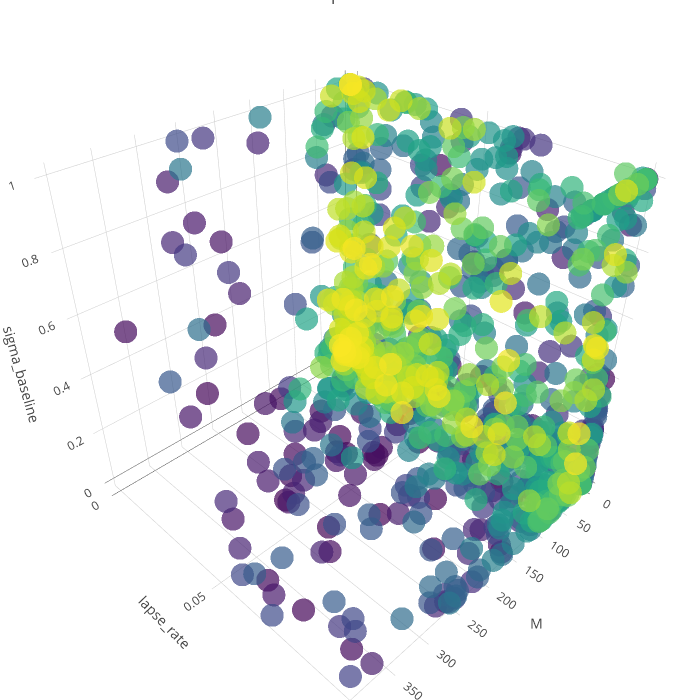

Source (notebook cell):
### Code cell
# Filter the start of steps only
df_cmaes_traj = df_best_fits[df_best_fits['step'] < 1000]
# result_to_color = np.array(df_cmaes_traj['dist_nll92'])
result_to_color = np.array(df_cmaes_traj['step'])
# result_to_color = np.log(result_to_color)

text = ['> %s' % (x) for x in result_to_color]

trace1 = go.Scatter3d(
        x = df_cmaes_traj['M'],
        y = df_cmaes_traj['lapse_rate'],
        z = df_cmaes_traj['sigma_baseline'],
        text = text,
        mode = 'markers',
        marker = go.Marker(
            color = result_to_color,
            size = 8,
            colorscale='Viridis',
            opacity=0.7
        )
    )
data = [trace1]
layout = go.Layout(
    title='Landscape for NLL92',
    autosize=False,
    width=700,
    height=700,
    margin=dict(
        l=0,
        r=0,
        b=0,
        t=0),
    scene=go.Scene(
        xaxis=go.XAxis(
            title='M',
        ),
        yaxis=go.YAxis(
            title='lapse_rate',
        ),
        zaxis=go.ZAxis(
            title='sigma_baseline',
        )
    )
)
fig = go.Figure(data=data, layout=layout)
py.iplot(fig)

### Figure 1 — Plotly figure (JSON) as saved in the notebook; plotly's stock layout.template omitted (floating-point values rounded to 4 significant figures; data arrays with more than 128 entries replaced by an {"elided": "..."} marker saying what was removed)
{"data": [{"marker": {"color": {"elided": "952 int values"}, "colorscale": "Viridis", "opacity": 0.7, "size": 8}, "mode": "markers", "text": {"elided": "952 str values"}, "type": "scatter3d", "x": {"elided": "952 int values"}, "y": {"elided": "952 float values"}, "z": {"elided": "952 float values"}}], "layout": {"autosize": false, "height": 700, "margin": {"b": 0, "l": 0, "r": 0, "t": 0}, "scene": {"xaxis": {"title": "M"}, "yaxis": {"title": "lapse_rate"}, "zaxis": {"title": "sigma_baseline"}}, "title": "Landscape for NLL92", "width": 700}}
